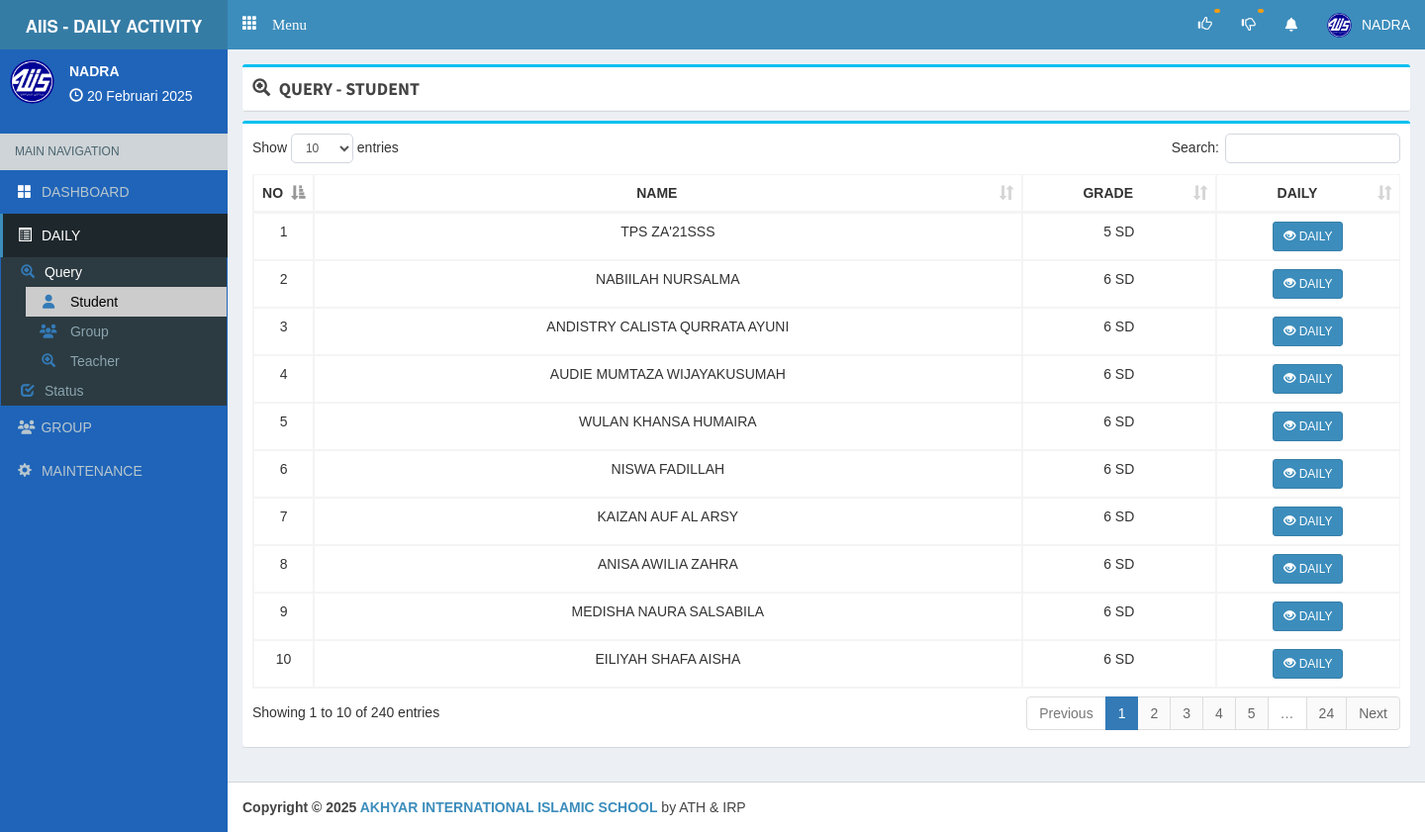
Page /kepala_sekolah/querydailystudent (signed in) on the committed database.
### tables this page shows
CREATE TABLE `kepala_sekolah` (
  `id` int(11) NOT NULL,
  `nip` varchar(50) DEFAULT NULL,
  `nama` varchar(250) DEFAULT NULL,
  `username` varchar(50) DEFAULT NULL,
  `password` varchar(250) DEFAULT NULL
);

CREATE TABLE `siswa` (
  `c_siswa` varchar(10) NOT NULL,
  `nis` varchar(30) DEFAULT NULL,
  `nisn` varchar(15) DEFAULT NULL,
  `nama` varchar(50) NOT NULL,
  `tempat_lahir` varchar(20) DEFAULT NULL,
  `tanggal_lahir` date DEFAULT NULL,
  `jk` varchar(2) DEFAULT NULL,
  `c_kelas` varchar(10) DEFAULT NULL,
  `group_kelas` int(11) DEFAULT NULL,
  `tahun_join` varchar(50) DEFAULT NULL,
  `panggilan` varchar(20) DEFAULT NULL,
  `c_klp` varchar(20) DEFAULT NULL,
  `berat_badan` varchar(10) DEFAULT NULL,
  `tinggi_badan` varchar(10) DEFAULT NULL,
  `ukuran_baju` varchar(50) DEFAULT NULL,
  `alamat` varchar(200) DEFAULT NULL,
  `telp` varchar(50) DEFAULT NULL,
  `hp` varchar(30) DEFAULT NULL,
  `email` varchar(100) DEFAULT NULL,
  `nama_ayah` varchar(50) DEFAULT NULL,
  `pendidikan_ayah` varchar(100) DEFAULT NULL,
  `pekerjaan_ayah` varchar(100) DEFAULT NULL,
  `ttl_ayah` varchar(100) DEFAULT NULL,
  `nama_ibu` varchar(50) DEFAULT NULL,
  `pendidikan_ibu` varchar(100) DEFAULT NULL,
  `pekerjaan_ibu` varchar(100) DEFAULT NULL,
  `ttl_ibu` varchar(100) DEFAULT NULL
);

CREATE TABLE `aplikasi` (
  `id` int(2) NOT NULL,
  `alamat` varchar(30) NOT NULL,
  `kepsek` varchar(30) NOT NULL,
  `nipkepsek` varchar(30) NOT NULL,
  `namasek` varchar(60) NOT NULL
);

### php/config.php (called while the page is built, shortened)
<?php
$dbhost ='localhost';
$dbuser ='root';
$dbpass ='';
$dbname ='daily_activity_upt1';
$con=mysqli_connect($dbhost,$dbuser,$dbpass,$dbname);
$base='http://localhost/daily_act_upt1/';
$basekepsek='http://localhost/daily_act_upt1/kepala_sekolah/';
$aplikasi=mysqli_fetch_array(mysqli_query($con,"SELECT * FROM aplikasi limit 1"));
?>

### php/function.php (called while the page is built, shortened)
<?php
function tgl($date){
  $array_bulan = array(1=>'Januari','Februari','Maret', 'April', 'Mei', 'Juni','Juli','Agustus','September','Oktober', 'November','Desember');
  $date = strtotime($date);
  $tanggal = date ('j', $date);
  $bulan = $array_bulan[date('n',$date)];
  $tahun = date('Y',$date);
  $result = $tanggal ." ". $bulan ." ". $tahun;
  return($result);
}
?>

### kepala_sekolah/view/daily/query/querydailysiswa.php (the view, shortened to what this page needs)
<?php
  $timeOut        = $_SESSION['expire'];
  $timeRunningOut = time() + 5;
  $str            = $_SESSION['c_kepsek'];
  $patternSD      = "/SD/i";
  $checkDataSD    = preg_match($patternSD, $str);
  $str1           = $_SESSION['c_kepsek'];
  $patternTK      = "/PAUD/i";
  $checkDataPAUD  = preg_match($patternTK, $str1);
  if ($timeRunningOut == $timeOut || $timeRunningOut > $timeOut) {
    $_SESSION['form_success'] = "session_time_out";
    $timeIsOut = 1;
    error_reporting(1);
  } else {
    if ($checkDataSD == 1) {
      $dataSiswa = mysqli_query($con,"SELECT * FROM siswa WHERE c_kelas != 'TKBLULUS' AND c_kelas != 'TKB' AND c_kelas != 'TKA' AND c_kelas != 'KB' order by nis asc");
    } else if ($checkDataPAUD == 1) {
      $dataSiswa = mysqli_query($con,"SELECT * FROM siswa WHERE c_kelas != '1SD' AND c_kelas != '2SD' AND c_kelas != '3SD' AND c_kelas != '4SD' AND c_kelas != '5SD' AND c_kelas != '6SD' AND c_kelas != 'TKBLULUS' order by nis asc ");
    }
  }
?>
<div class="box box-info">
  <div class="box-body table-responsive">
    <table id="list_siswa" class="table table-bordered table-hover">
      <thead>
        <tr>
          <th style="text-align: center;" width="5%">NO</th>
          <th style="text-align: center;">NAME</th>
          <th style="text-align: center;">GRADE</th>
          <th style="text-align: center;"> DAILY </th>
        </tr>
      </thead>
      <tbody>
        <?php $no = 1; ?>
        <?php foreach($dataSiswa as $siswa) : ?>
          <tr>
            <td style="text-align: center;"> <?= $no++; ?> </td>
            <td style="text-align: center;"> <?= strtoupper($siswa['nama']); ?> </td>
            <td style="text-align: center;"> <?= str_replace(["SD"], " SD", $siswa['c_kelas']); ?> </td>
            <td style="text-align: center;">
              <form action="teachercreatedaily" method="post">
                <button class="btn btn-sm btn-primary" type="submit" name="send_data_student"> <i class="glyphicon glyphicon-eye-open"></i> DAILY </button>
              </form>
            </td>
          </tr>
        <?php endforeach; ?>
      </tbody>
    </table>
  </div>
</div>

### kepala_sekolah/main.php (shortened to what this page needs)
<?php
  require '../php/config.php';
  require '../php/function.php';
  $na = mysqli_fetch_array(mysqli_query($con,"SELECT * FROM kepala_sekolah where id = '$_SESSION[id_kepsek]' "));
?>
<!DOCTYPE html>
<html>
<head>
  <link href="<?php echo $base; ?>theme/js/summernote.min.css" rel="stylesheet"/>
  <link rel="stylesheet" href="<?php echo $base; ?>theme/plugins/datatables/dataTables.bootstrap.css">
  <link rel="stylesheet" href="<?php echo $base; ?>theme/plugins/iCheck/square/blue.css">
  <link rel="stylesheet" href="<?= $base; ?>theme/bower_components/bootstrap/dist/css/bootstrap.min.css">
  <link rel="stylesheet" href="<?= $base; ?>theme/bower_components/font-awesome/css/font-awesome.min.css">
  <link rel="stylesheet" href="https://cdnjs.cloudflare.com/ajax/libs/font-awesome/6.5.1/css/all.min.css" />
  <link rel="stylesheet" href="<?= $base; ?>theme/dist/css/AdminLTE.min.css">
  <link rel="stylesheet" href="<?= $base; ?>theme/dist/css/skins/_all-skins.min.css">
  <link rel="stylesheet" href="<?php echo $base; ?>theme/plugins/pace/pace.min.css">
  <link href="https://cdn.jsdelivr.net/npm/select2@4.1.0-rc.0/dist/css/select2.min.css" rel="stylesheet" />
  <link href="<?php echo $base; ?>theme/datetime/css/bootstrap-datetimepicker.min.css" rel="stylesheet">
  <link rel="stylesheet" href="<?php echo $base; ?>theme/plugins/select2/select2.min.css">
  <link rel="stylesheet" href="<?php echo $base; ?>theme/dist/css/AdminLTE.min.css">
  <link rel="stylesheet" href="<?php echo $base; ?>theme/dist/css/skins/_all-skins.min.css">
  <link rel="stylesheet" href="<?php echo $base; ?>theme/dist/css/overridecss.css">
</head>
<body class="skin-blue hold-transition fixed"
oncontextmenu="return false">
<div class="wrapper">
  <header class="main-header">
    <a href="#" class="logo">
      <span class="logo-lg"> <b style="font-size: 17px;"> AIIS - DAILY ACTIVITY </b> </span>
    </a>
    <nav class="navbar navbar-static-top" role="navigation">
     <a href="#" class="glyphicon glyphicon-th" data-toggle="offcanvas" role="button" style="color: #fff;margin-top: 15px;margin-left: 15px;font-size: 15px;"> Menu
      </a>
      <div class="navbar-custom-menu">
        <ul class="nav navbar-nav">
          <li class="dropdown notifications-menu">
            <a href="#" class="dropdown-toggle" id="untukNotifApprKepsek" data-toggle="dropdown">
              <i class="glyphicon glyphicon-thumbs-up"></i>
              <span class="label label-warning" id="notifApproveList"> </span>
            </a>
          </li>
          <li class="dropdown notifications-menu">
            <a href="#" class="dropdown-toggle" id="untukNotifNoApprKepsek" data-toggle="dropdown">
              <i class="glyphicon glyphicon-thumbs-down"></i>
              <span class="label label-warning" id="notifNotApproveList"> </span>
            </a>
          </li>
          <li class="dropdown notifications-menu">
            <a href="#" class="dropdown-toggle" id="untukNotifWaitKepsek" data-toggle="dropdown">
              <i class="fa fa-bell-o"></i>
            </a>
          </li>
          <li class="dropdown user user-menu">
            <a href="#" class="dropdown-toggle" data-toggle="dropdown">
              <img src="<?php echo $base; ?>imgstatis/logo2.png" class="user-image" alt="User Image">
                <span class="hidden-xs"><?php echo strtoupper(ucfirst($na['username'])); ?></span>
              </a>
          </li>
        </ul>
      </div>
    </nav>
  </header>
  <aside class="main-sidebar">
    <section class="sidebar cobasidebar">
      <div class="user-panel">
        <div class="pull-left image">
            <img src="<?php echo $base; ?>imgstatis/logo2.png" class="img-circle" alt="User Image">
        </div>
        <div class="pull-left info">
          <p><?php echo strtoupper(ucfirst($na['username'])); ?> </p>
          <i class="glyphicon glyphicon-time"></i> <?php echo tgl(date('d-m-Y')); ?>
        </div>
      </div>
      <ul class="sidebar-menu">
        <li class="header">MAIN NAVIGATION</li>
        <li>
          <a href="<?= $basekepsek; ?>" id="dashboard"><i style="color: white;" class="glyphicon glyphicon-th-large text-primary"></i> <span id=""> DASHBOARD </span> </a>
        </li>
        <li>
          <a href="#" id="aList1">
            <i class="glyphicon glyphicon-list-alt"></i> <span id="titleList1"> DAILY </span>
          </a>
          <ul class="treeview-menu">
            <li>
              <a href="#">
                <i class="glyphicon glyphicon-zoom-in text-primary"></i> <span id="isiList2"> Query </span>
              </a>
              <ul class="treeview-menu">
                <li>
                  <a href="<?= $basekepsek; ?>querydailystudent" id="query_data_siswa"><i class="fa fa-user text-primary" style="margin-left: 2.1px;"></i> <span style="margin-left: 4px;"> </span> Student </a>
                </li>
                <li>
                  <a href="<?= $basekepsek; ?>querydailygroup" id="query_data_group"><i class="fa fa-users text-primary" style="margin-left: -1px;"></i> <span style="margin-left: 7px;"> </span> Group </a>
                </li>
                <li>
                  <a href="<?= $basekepsek; ?>querydailyteacher" id="query_data_guru"><i class="glyphicon glyphicon-zoom-in text-primary" style="margin-left: 1px;"></i> <span style="margin-left: 5px;"> </span> Teacher </a>
                </li>
              </ul>
            </li>
            <li>
              <a href="#">
                <i class="glyphicon glyphicon-check text-primary"></i> <span id="isiList3"> Status </span>
              </a>
            </li>
          </ul>
        </li>
        <li>
          <a href="#" id="listgroup">
            <i class="fa-solid fa-users"></i> <span id="groupList" style="margin-left: 2px;"> GROUP </span>
          </a>
        </li>
        <li>
          <a href="#" id="list_maintenance">
            <i class="glyphicon glyphicon-cog"></i> <span id="titleList2"> MAINTENANCE </span>
          </a>
        </li>
      </ul>
    </section>
  </aside>
  <div class="content-wrapper">
    <?php if (!empty($_GET['on'])): ?>
      <?php if ($_GET['on'] != 'createdaily'): ?>
        <section class="content-header" id="content_head">
          <div class="box box-info" style="margin-bottom: -5px;">
            <div class="box-header with-border">
              <h3 class="box-title" id="boxTitle"> <i class="fa" id="addIcon"></i> <span id="isiMenu"> </span> </h3>
            </div>
          </div>
        </section>
      <?php endif ?>
    <?php endif ?>
    <section class="content" id="isi_konten">
<?php
  if(empty($_GET['on'])){require 'view/dashboard/index.php';}
  else{
    $act=($_GET['on']);
    if($act=='kelas'){
      require 'view/a-kelas.php';
    }
    else if ($act == 'checkpembayarandaninputdata') {
      require 'view/spp/check_pembayaran/check_pembayaran_dan_inputdata.php';
    }
    elseif ($act == 'editdata') {
      require 'view/spp/edit_data/editdata.php';
    }
    elseif($act == 'upload') {
      require 'view/spp/upload/uploadfile.php';
    }
    elseif($act == 'createdaily') {
      require 'view/daily/create/index.php';
    } elseif($act == 'querydailystudent') {
      require 'view/daily/query/querydailysiswa.php';
    } elseif($act == 'querydailygroup') {
      require 'view/daily/query/querydailygroup.php';
    } elseif($act == 'querydailyteacher') {
      require 'view/daily/query/querydailyteacher.php';
    } elseif($act == 'listdaily') {
      require 'view/daily/query/listdaily.php';
    } elseif($act == 'teachercreatedaily') {
      require 'view/daily/query/teachercreatedaily.php';
    } elseif($act == 'lookactivity') {
      require 'view/daily/query/lookactivity.php';
    } elseif($act == 'createdailybyteacher') {
      require 'view/daily/query/createdailybyteacher.php';
    } elseif($act == 'teachercreategroupdaily') {
      require 'view/daily/query/teachercreategroupdaily.php';
    }
    elseif ($act == 'listgroup') {
      require 'view/group/list/index.php';
    }
    elseif($act == 'groupclass') {
      require 'view/group/anggota/index.php';
    }
    elseif ($act == 'tahunajaran') {
      require 'view/maintenance/tahun_ajaran/index.php';
    }
    elseif($act == 'status_waiting_approval') {
      require 'view/daily/status/waiting/index.php';
    }
    elseif ($act == 'status_approved') {
      require 'view/daily/status/approved/index.php';
    }
    elseif ($act == 'status_not_approved') {
      require 'view/daily/status/not_approved/index.php';
    }
  }
?>
    </section>
  </div>
</div>
  <footer class="main-footer">
    <strong>Copyright &copy; <?php echo date('Y'); ?> <a href="#"><?php echo $aplikasi['namasek']; ?></a></strong> by ATH & IRP
</body>
</html>

### kepala_sekolah/main.php (style rules this page uses)
body { font-family:arial; }

### rows in the picture
kepala_sekolah: username "NADRA"
siswa: nama "TPS ZA'21SSS", c_kelas "5 SD"
siswa: nama "NABIILAH NURSALMA", c_kelas "6 SD"
siswa: nama "ANDISTRY CALISTA QURRATA AYUNI", c_kelas "6 SD"
siswa: nama "AUDIE MUMTAZA WIJAYAKUSUMAH", c_kelas "6 SD"
siswa: nama "WULAN KHANSA HUMAIRA", c_kelas "6 SD"
siswa: nama "NISWA FADILLAH", c_kelas "6 SD"
siswa: nama "KAIZAN AUF AL ARSY", c_kelas "6 SD"
siswa: nama "ANISA AWILIA ZAHRA", c_kelas "6 SD"
siswa: nama "MEDISHA NAURA SALSABILA", c_kelas "6 SD"
siswa: nama "EILIYAH SHAFA AISHA", c_kelas "6 SD"
aplikasi: namasek "AKHYAR INTERNATIONAL ISLAMIC SCHOOL"
